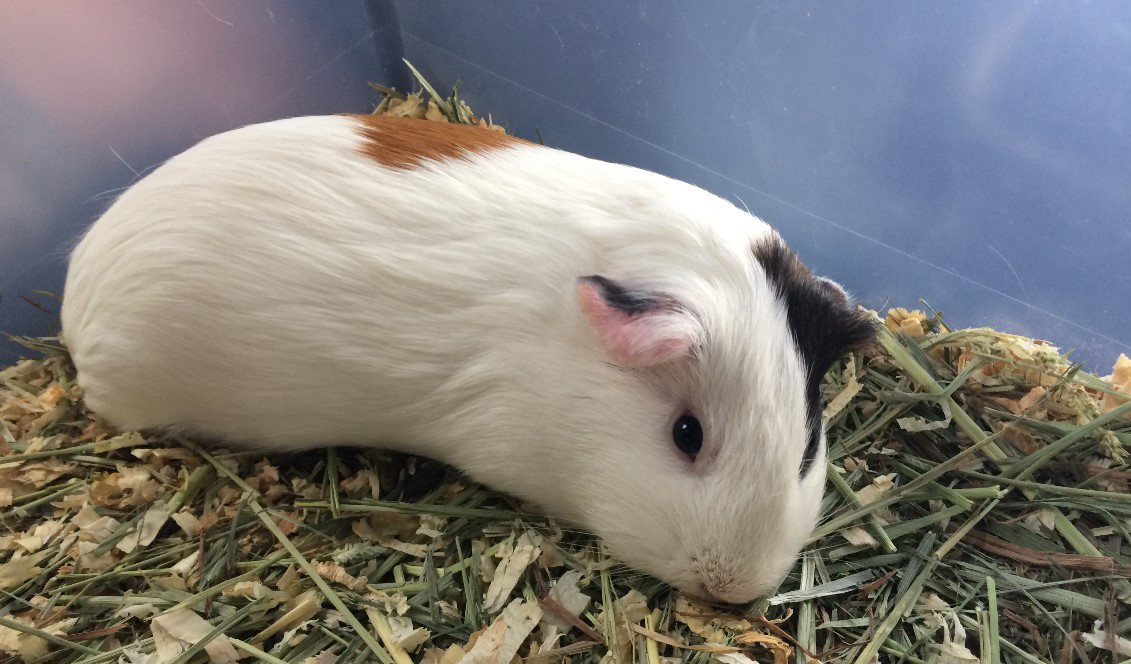
#> input picture OpenCV/newfluf.png, 1131 x 664 px
$ python opencv5.py
#> lines starting #> are read from the running program, lines starting #| are printed output that depends on the picture; after the words box and inside, x2 and y2 are one past the last pixel; in counts of white or black regions, pixels touching at a corner belong together
import cv2

##img1 = cv2.imread("plot1.png")
##img2 = cv2.imread("plot2.png")
fluf = cv2.imread("newfluf.png")
#> fluf is the input picture: shape (664, 1131, 3); mean B, G, R 122.6, 126.1, 129
glasses = cv2.imread("sunglasses.png")
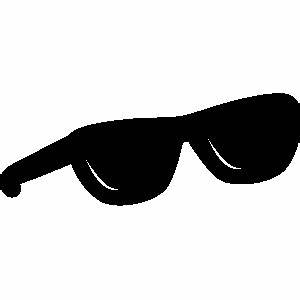
#> input picture OpenCV/sunglasses.png, 300 x 300 px
#> glasses is the input picture: shape (300, 300, 3); min 0, max 255, mean 202.9
#glasses = cv2.imread("newglasses.png")
#cv2.imshow('Fluff Before', fluf)
#cv2.imshow('Glasses Before', glasses)

# Gets the shape of the glasses.
rows, cols, channels = glasses.shape
#> rows = 300; cols = 300; channels = 3
print('Rows', rows, 'Cols', cols, 'Channels', channels)#
#| Rows 300 Cols 300 Channels 3

y = 282 + rows
#> y = 582
x = 585 + cols
#> x = 885

# Defines the region of image.
roi = fluf[282:y, 585:x]
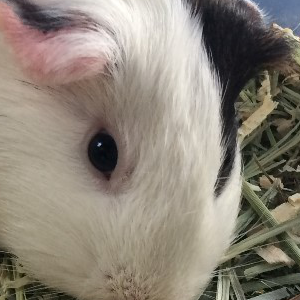
#> roi: shape (300, 300, 3); mean B, G, R 120.5, 132.2, 140.6
cv2.imshow('ROI', roi)

# Convert the glasses to grayscale. Doesn't really do anything.
grayglasses = cv2.cvtColor(glasses, cv2.COLOR_BGR2GRAY)
cv2.imshow('Gray Glasses', grayglasses)

# Threshold the glasses. Anything over 150 is black (inverse thresh) and anything under is black.
ret, mask = cv2.threshold(grayglasses, 150, 255, cv2.THRESH_BINARY_INV)
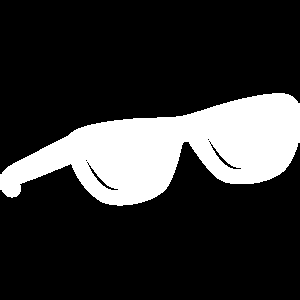
#> mask: shape (300, 300); 20.2% white; 1 white region, box (x1, y1, x2, y2) and area: (0, 93, 300, 206) 18193
print('ret', ret)
cv2.imshow('Mask', mask)

# Inverse the threshold.
mask_inv = cv2.bitwise_not(mask)
cv2.imshow('Mask Inv', mask_inv)

# Replace the white background of mask inverse with fluf.
fluf_bg = cv2.bitwise_and(roi, roi, mask=mask_inv)
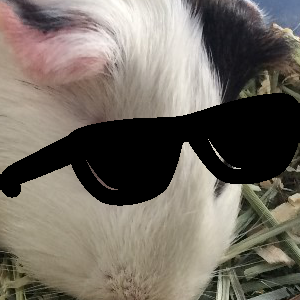
#> fluf_bg: shape (300, 300, 3); mean B, G, R 98.6, 107.9, 114.9
cv2.imwrite('coolfluf.jpg', fluf_bg)
cv2.imshow('Fluf Background', fluf_bg)

# Replace the white part of mask with the original glasses image. This should give us color (if we have any).
glasses_fg = cv2.bitwise_and(glasses, glasses, mask = mask)
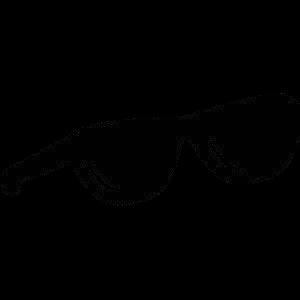
#> glasses_fg: shape (300, 300, 3); min 0, max 63, mean 0.5
cv2.imshow('Glasses Foreground', glasses_fg)

# Now we add the two.
result = fluf_bg + glasses_fg
cv2.imshow('Result', result)
# and set the roi to our result.
fluf[282:y, 585:x] = result
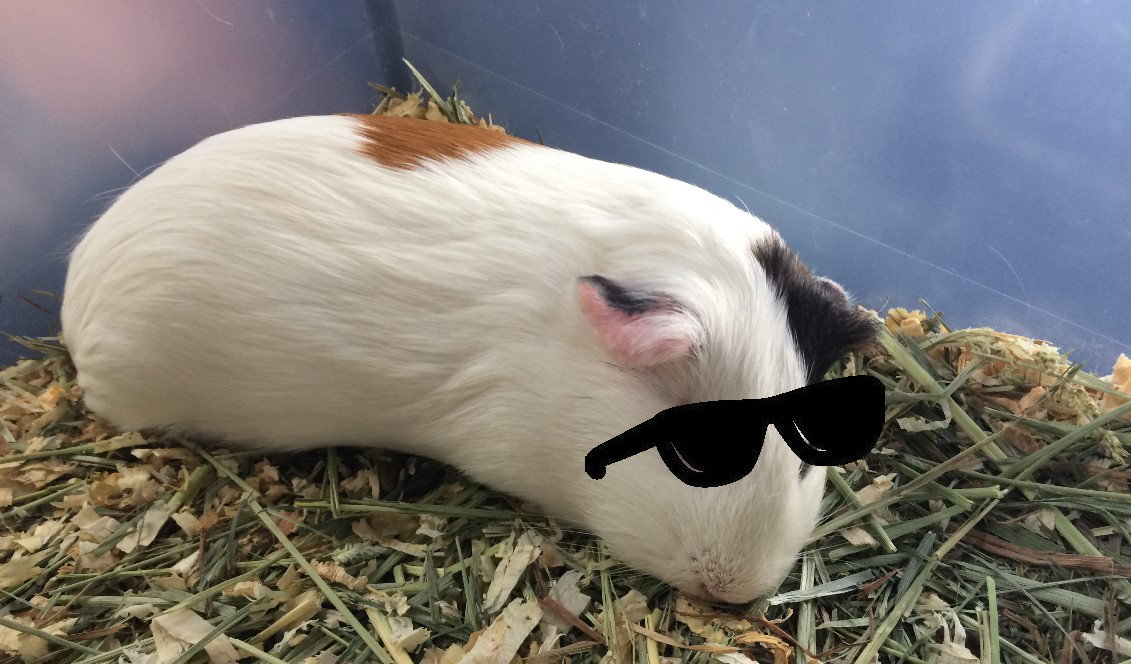
#> fluf: shape (664, 1131, 3); mean B, G, R 120.1, 123.3, 126

# ta da!
cv2.imshow('Fluffy After', fluf)
cv2.waitKey(0)
cv2.destroyAllWindows()
